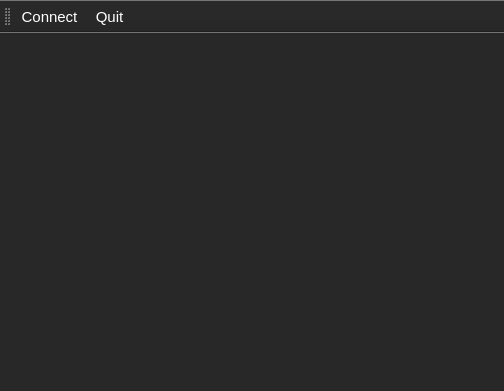
<?xml version="1.0" encoding="UTF-8"?>
<ui version="4.0">
 <class>MainWindow</class>
 <widget class="QMainWindow" name="MainWindow">
  <property name="geometry">
   <rect>
    <x>0</x>
    <y>0</y>
    <width>504</width>
    <height>391</height>
   </rect>
  </property>
  <property name="palette">
   <palette>
    <active>
     <colorrole role="WindowText">
      <brush brushstyle="SolidPattern">
       <color alpha="255">
        <red>255</red>
        <green>255</green>
        <blue>255</blue>
       </color>
      </brush>
     </colorrole>
     <colorrole role="Button">
      <brush brushstyle="SolidPattern">
       <color alpha="255">
        <red>40</red>
        <green>40</green>
        <blue>40</blue>
       </color>
      </brush>
     </colorrole>
     <colorrole role="Light">
      <brush brushstyle="SolidPattern">
       <color alpha="255">
        <red>60</red>
        <green>60</green>
        <blue>60</blue>
       </color>
      </brush>
     </colorrole>
     <colorrole role="Midlight">
      <brush brushstyle="SolidPattern">
       <color alpha="255">
        <red>50</red>
        <green>50</green>
        <blue>50</blue>
       </color>
      </brush>
     </colorrole>
     <colorrole role="Dark">
      <brush brushstyle="SolidPattern">
       <color alpha="255">
        <red>20</red>
        <green>20</green>
        <blue>20</blue>
       </color>
      </brush>
     </colorrole>
     <colorrole role="Mid">
      <brush brushstyle="SolidPattern">
       <color alpha="255">
        <red>26</red>
        <green>26</green>
        <blue>26</blue>
       </color>
      </brush>
     </colorrole>
     <colorrole role="Text">
      <brush brushstyle="SolidPattern">
       <color alpha="255">
        <red>255</red>
        <green>255</green>
        <blue>255</blue>
       </color>
      </brush>
     </colorrole>
     <colorrole role="BrightText">
      <brush brushstyle="SolidPattern">
       <color alpha="255">
        <red>255</red>
        <green>255</green>
        <blue>255</blue>
       </color>
      </brush>
     </colorrole>
     <colorrole role="ButtonText">
      <brush brushstyle="SolidPattern">
       <color alpha="255">
        <red>255</red>
        <green>255</green>
        <blue>255</blue>
       </color>
      </brush>
     </colorrole>
     <colorrole role="Base">
      <brush brushstyle="SolidPattern">
       <color alpha="255">
        <red>66</red>
        <green>66</green>
        <blue>66</blue>
       </color>
      </brush>
     </colorrole>
     <colorrole role="Window">
      <brush brushstyle="SolidPattern">
       <color alpha="255">
        <red>40</red>
        <green>40</green>
        <blue>40</blue>
       </color>
      </brush>
     </colorrole>
     <colorrole role="Shadow">
      <brush brushstyle="SolidPattern">
       <color alpha="255">
        <red>0</red>
        <green>0</green>
        <blue>0</blue>
       </color>
      </brush>
     </colorrole>
     <colorrole role="AlternateBase">
      <brush brushstyle="SolidPattern">
       <color alpha="255">
        <red>20</red>
        <green>20</green>
        <blue>20</blue>
       </color>
      </brush>
     </colorrole>
     <colorrole role="ToolTipBase">
      <brush brushstyle="SolidPattern">
       <color alpha="255">
        <red>255</red>
        <green>255</green>
        <blue>220</blue>
       </color>
      </brush>
     </colorrole>
     <colorrole role="ToolTipText">
      <brush brushstyle="SolidPattern">
       <color alpha="255">
        <red>0</red>
        <green>0</green>
        <blue>0</blue>
       </color>
      </brush>
     </colorrole>
     <colorrole role="PlaceholderText">
      <brush brushstyle="SolidPattern">
       <color alpha="128">
        <red>255</red>
        <green>255</green>
        <blue>255</blue>
       </color>
      </brush>
     </colorrole>
    </active>
    <inactive>
     <colorrole role="WindowText">
      <brush brushstyle="SolidPattern">
       <color alpha="255">
        <red>255</red>
        <green>255</green>
        <blue>255</blue>
       </color>
      </brush>
     </colorrole>
     <colorrole role="Button">
      <brush brushstyle="SolidPattern">
       <color alpha="255">
        <red>40</red>
        <green>40</green>
        <blue>40</blue>
       </color>
      </brush>
     </colorrole>
     <colorrole role="Light">
      <brush brushstyle="SolidPattern">
       <color alpha="255">
        <red>60</red>
        <green>60</green>
        <blue>60</blue>
       </color>
      </brush>
     </colorrole>
     <colorrole role="Midlight">
      <brush brushstyle="SolidPattern">
       <color alpha="255">
        <red>50</red>
        <green>50</green>
        <blue>50</blue>
       </color>
      </brush>
     </colorrole>
     <colorrole role="Dark">
      <brush brushstyle="SolidPattern">
       <color alpha="255">
        <red>20</red>
        <green>20</green>
        <blue>20</blue>
       </color>
      </brush>
     </colorrole>
     <colorrole role="Mid">
      <brush brushstyle="SolidPattern">
       <color alpha="255">
        <red>26</red>
        <green>26</green>
        <blue>26</blue>
       </color>
      </brush>
     </colorrole>
     <colorrole role="Text">
      <brush brushstyle="SolidPattern">
       <color alpha="255">
        <red>255</red>
        <green>255</green>
        <blue>255</blue>
       </color>
      </brush>
     </colorrole>
     <colorrole role="BrightText">
      <brush brushstyle="SolidPattern">
       <color alpha="255">
        <red>255</red>
        <green>255</green>
        <blue>255</blue>
       </color>
      </brush>
     </colorrole>
     <colorrole role="ButtonText">
      <brush brushstyle="SolidPattern">
       <color alpha="255">
        <red>255</red>
        <green>255</green>
        <blue>255</blue>
       </color>
      </brush>
     </colorrole>
     <colorrole role="Base">
      <brush brushstyle="SolidPattern">
       <color alpha="255">
        <red>66</red>
        <green>66</green>
        <blue>66</blue>
       </color>
      </brush>
     </colorrole>
     <colorrole role="Window">
      <brush brushstyle="SolidPattern">
       <color alpha="255">
        <red>40</red>
        <green>40</green>
        <blue>40</blue>
       </color>
      </brush>
     </colorrole>
     <colorrole role="Shadow">
      <brush brushstyle="SolidPattern">
       <color alpha="255">
        <red>0</red>
        <green>0</green>
        <blue>0</blue>
       </color>
      </brush>
     </colorrole>
     <colorrole role="AlternateBase">
      <brush brushstyle="SolidPattern">
       <color alpha="255">
        <red>20</red>
        <green>20</green>
        <blue>20</blue>
       </color>
      </brush>
     </colorrole>
     <colorrole role="ToolTipBase">
      <brush brushstyle="SolidPattern">
       <color alpha="255">
        <red>255</red>
        <green>255</green>
        <blue>220</blue>
       </color>
      </brush>
     </colorrole>
     <colorrole role="ToolTipText">
      <brush brushstyle="SolidPattern">
       <color alpha="255">
        <red>0</red>
        <green>0</green>
        <blue>0</blue>
       </color>
      </brush>
     </colorrole>
     <colorrole role="PlaceholderText">
      <brush brushstyle="SolidPattern">
       <color alpha="128">
        <red>255</red>
        <green>255</green>
        <blue>255</blue>
       </color>
      </brush>
     </colorrole>
    </inactive>
    <disabled>
     <colorrole role="WindowText">
      <brush brushstyle="SolidPattern">
       <color alpha="255">
        <red>20</red>
        <green>20</green>
        <blue>20</blue>
       </color>
      </brush>
     </colorrole>
     <colorrole role="Button">
      <brush brushstyle="SolidPattern">
       <color alpha="255">
        <red>40</red>
        <green>40</green>
        <blue>40</blue>
       </color>
      </brush>
     </colorrole>
     <colorrole role="Light">
      <brush brushstyle="SolidPattern">
       <color alpha="255">
        <red>60</red>
        <green>60</green>
        <blue>60</blue>
       </color>
      </brush>
     </colorrole>
     <colorrole role="Midlight">
      <brush brushstyle="SolidPattern">
       <color alpha="255">
        <red>50</red>
        <green>50</green>
        <blue>50</blue>
       </color>
      </brush>
     </colorrole>
     <colorrole role="Dark">
      <brush brushstyle="SolidPattern">
       <color alpha="255">
        <red>20</red>
        <green>20</green>
        <blue>20</blue>
       </color>
      </brush>
     </colorrole>
     <colorrole role="Mid">
      <brush brushstyle="SolidPattern">
       <color alpha="255">
        <red>26</red>
        <green>26</green>
        <blue>26</blue>
       </color>
      </brush>
     </colorrole>
     <colorrole role="Text">
      <brush brushstyle="SolidPattern">
       <color alpha="255">
        <red>20</red>
        <green>20</green>
        <blue>20</blue>
       </color>
      </brush>
     </colorrole>
     <colorrole role="BrightText">
      <brush brushstyle="SolidPattern">
       <color alpha="255">
        <red>255</red>
        <green>255</green>
        <blue>255</blue>
       </color>
      </brush>
     </colorrole>
     <colorrole role="ButtonText">
      <brush brushstyle="SolidPattern">
       <color alpha="255">
        <red>20</red>
        <green>20</green>
        <blue>20</blue>
       </color>
      </brush>
     </colorrole>
     <colorrole role="Base">
      <brush brushstyle="SolidPattern">
       <color alpha="255">
        <red>40</red>
        <green>40</green>
        <blue>40</blue>
       </color>
      </brush>
     </colorrole>
     <colorrole role="Window">
      <brush brushstyle="SolidPattern">
       <color alpha="255">
        <red>40</red>
        <green>40</green>
        <blue>40</blue>
       </color>
      </brush>
     </colorrole>
     <colorrole role="Shadow">
      <brush brushstyle="SolidPattern">
       <color alpha="255">
        <red>0</red>
        <green>0</green>
        <blue>0</blue>
       </color>
      </brush>
     </colorrole>
     <colorrole role="AlternateBase">
      <brush brushstyle="SolidPattern">
       <color alpha="255">
        <red>40</red>
        <green>40</green>
        <blue>40</blue>
       </color>
      </brush>
     </colorrole>
     <colorrole role="ToolTipBase">
      <brush brushstyle="SolidPattern">
       <color alpha="255">
        <red>255</red>
        <green>255</green>
        <blue>220</blue>
       </color>
      </brush>
     </colorrole>
     <colorrole role="ToolTipText">
      <brush brushstyle="SolidPattern">
       <color alpha="255">
        <red>0</red>
        <green>0</green>
        <blue>0</blue>
       </color>
      </brush>
     </colorrole>
     <colorrole role="PlaceholderText">
      <brush brushstyle="SolidPattern">
       <color alpha="128">
        <red>255</red>
        <green>255</green>
        <blue>255</blue>
       </color>
      </brush>
     </colorrole>
    </disabled>
   </palette>
  </property>
  <property name="font">
   <font>
    <pointsize>11</pointsize>
   </font>
  </property>
  <property name="windowTitle">
   <string>MainWindow</string>
  </property>
  <widget class="QDisplayWidget" name="centralWidget">
   <layout class="QVBoxLayout" name="verticalLayout"/>
  </widget>
  <widget class="QToolBar" name="toolBar">
   <property name="windowTitle">
    <string>toolBar</string>
   </property>
   <attribute name="toolBarArea">
    <enum>TopToolBarArea</enum>
   </attribute>
   <attribute name="toolBarBreak">
    <bool>false</bool>
   </attribute>
   <addaction name="actionConnect"/>
   <addaction name="actionQuit"/>
  </widget>
  <action name="actionConnect">
   <property name="text">
    <string>Connect</string>
   </property>
  </action>
  <action name="actionQuit">
   <property name="text">
    <string>Quit</string>
   </property>
  </action>
 </widget>
 <layoutdefault spacing="6" margin="11"/>
 <customwidgets>
  <customwidget>
   <class>QDisplayWidget</class>
   <extends>QWidget</extends>
   <header>qdisplaywidget.h</header>
   <container>1</container>
  </customwidget>
 </customwidgets>
 <resources/>
 <connections/>
</ui>
